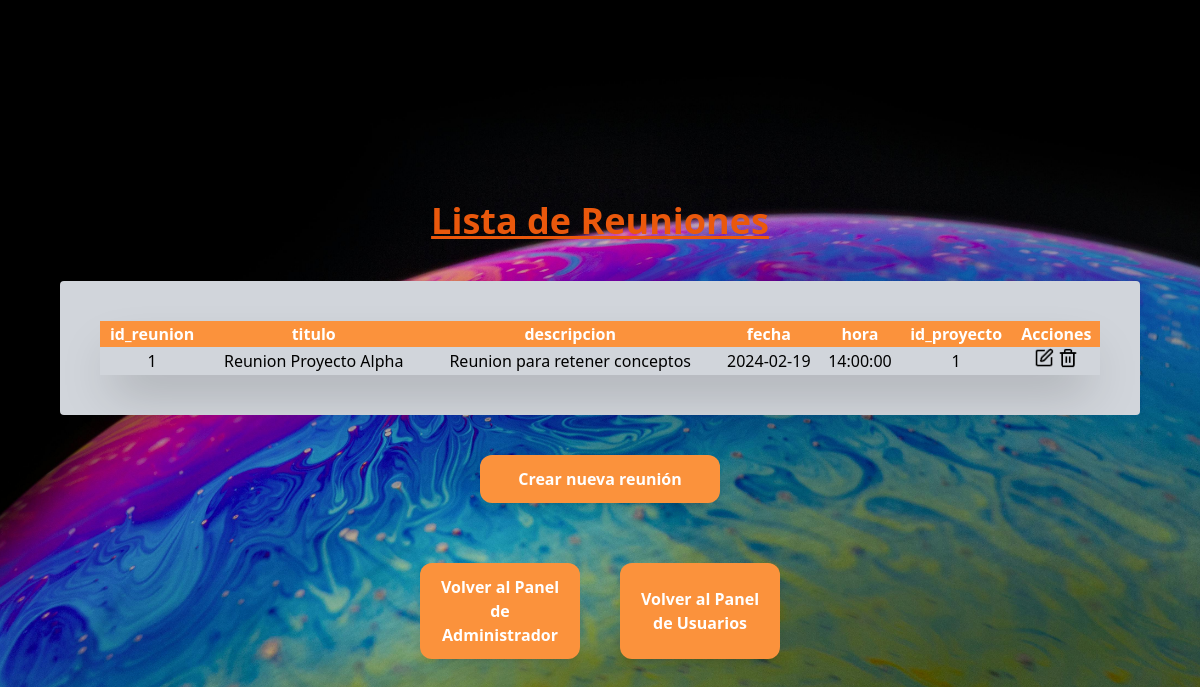
/php/admin/adminReuniones.php (signed in), run on the app's committed database.
### tables this page shows
CREATE TABLE reuniones (
    id_reunion INT AUTO_INCREMENT PRIMARY KEY,
    titulo VARCHAR(100) NOT NULL,
    descripcion TEXT,
    fecha DATE NOT NULL,
    hora TIME NOT NULL,
    id_proyecto INT NOT NULL,
    FOREIGN KEY (id_proyecto) REFERENCES proyectos(id_proyecto) ON DELETE CASCADE
);

### php/admin/adminReuniones.php (the view, shortened to what this page needs)
<?php
$con = crearConexion();
$resultado = $con->query("SELECT * FROM reuniones");
?>
<!DOCTYPE html>
<html>
<head>
    <script src="https://cdn.tailwindcss.com"></script>
</head>
<body class="w-full min-h-screen flex justify-center items-center bg-cover bg-center bg-fixed z-10 bg-[url('../../img/pixels14.jpg')]">
    <div class="flex flex-col w-full max-w-[90%] justify-center items-center gap-10 pt-20">
        <h1 class="font-bold text-orange-600 text-4xl underline">Lista de Reuniones</h1>
        <div class="flex flex-col md:p-10 p-4 w-full  gap-5 bg-gray-300 rounded">
            <div class="flex justify-center items-center bg-gray-300">
                <div class="flex flex-col bg-gray-300 max-h-[300px] text-center gap-5 overflow-y-auto shadow-2xl w-full">
                    <table class='styled-table w-full p-4 text-center rounded'>
                        <thead>
                            <tr class='sticky bg-orange-400 text-white top-0 p-4'>
                                <?php
                                if ($resultado->num_rows > 0) {
                                    $primeraFila = $resultado->fetch_assoc();
                                    foreach ($primeraFila as $columna => $valor) {
                                        echo "<th>" . htmlspecialchars($columna) . "</th>";
                                    }
                                    echo "<th>Acciones</th>";
                                    echo "</tr></thead><tbody>";
                                    echo "<tr>";
                                    foreach ($primeraFila as $valor) {
                                        echo "<td>" . htmlspecialchars($valor) . "</td>";
                                    }
                                    echo "<td>
                            <form method='GET' action='editarReunion.php' style='display:inline;'>
                                <input type='hidden' name='id' value='" . htmlspecialchars($primeraFila['id_reunion']) . "'>
                                <button type='submit'>
                                    <img src='../../img/square-pen.png' alt='Eliminar' style='width: 20px; height: 20px;' class='hover:bg-green-500 hover:scale-105'>
                                </button>
                            </form>
                            <form method='POST' style='display:inline;'>
                                <input type='hidden' name='eliminar_reunion' value='" . htmlspecialchars($primeraFila['id_reunion']) . "'>
                                <button type='submit'>
                                    <img src='../../img/trash-2.png' alt='Eliminar' style='width: 20px; height: 20px;' class='hover:bg-red-500 hover:scale-105'>
                                </button>
                            </form>
                          </td>";
                                    echo "</tr>";
                                } else {
                                    echo "<th>No hay reuniones registradas.</th>";
                                }
                                ?>
                            </tbody>
                    </table>
                </div>
            </div>
        </div>
        <form method="GET" action="adminCrearReunion.php">
            <button type="submit" class="bg-orange-400 hover:bg-orange-700 text-white font-bold rounded-xl w-[15em] p-3 shadow-lg">Crear nueva reunión</button>
        </form>
        <div class="flex justify-center items-center gap-10">
            <form action="../logout.php" method="POST" class="p-5 flex md:flex-row flex-col gap-10">
                <button type="button" onclick="window.location.href='administradores.php'" class="bg-orange-400 hover:bg-orange-700 text-white font-bold rounded-xl w-[10em] p-3 shadow-lg">Volver al Panel de Administrador</button>
                <button type="button" onclick="window.location.href='adminUsuarios.php'" class="bg-orange-400 hover:bg-orange-700 text-white font-bold rounded-xl w-[10em] p-3 shadow-lg">Volver al Panel de Usuarios</button>
            </form>
        </div>
    </div>
</body>
</html>

### data on the page
reuniones: titulo "Reunion Proyecto Alpha", descripcion "Reunion para retener conceptos", fecha "2024-02-19", hora "14:00:00"

### other printed values
$columna "id_reunion"
$columna "titulo"
$columna "descripcion"
$columna "fecha"
$columna "hora"
$columna "id_proyecto"
$valor "1"
